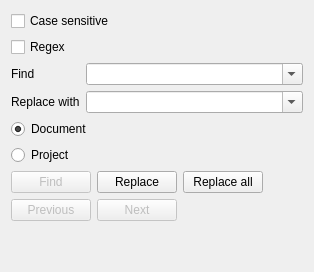
            <widget class="QWidget" name="tab">
             <attribute name="title">
              <string>Replace</string>
             </attribute>
             <layout class="QGridLayout" name="gridLayout_26">
              <item row="9" column="0">
               <spacer name="verticalSpacer_7">
                <property name="orientation">
                 <enum>Qt::Vertical</enum>
                </property>
                <property name="sizeHint" stdset="0">
                 <size>
                  <width>20</width>
                  <height>40</height>
                 </size>
                </property>
               </spacer>
              </item>
              <item row="3" column="0">
               <widget class="QRadioButton" name="radioButton_6">
                <property name="text">
                 <string>Project</string>
                </property>
               </widget>
              </item>
              <item row="4" column="0">
               <layout class="QHBoxLayout" name="horizontalLayout_14">
                <item>
                 <widget class="QPushButton" name="pushButton_2">
                  <property name="enabled">
                   <bool>false</bool>
                  </property>
                  <property name="text">
                   <string>Find</string>
                  </property>
                 </widget>
                </item>
                <item>
                 <widget class="QPushButton" name="pushButton_3">
                  <property name="text">
                   <string>Replace</string>
                  </property>
                 </widget>
                </item>
                <item>
                 <widget class="QPushButton" name="pushButton_4">
                  <property name="text">
                   <string>Replace all</string>
                  </property>
                 </widget>
                </item>
                <item>
                 <spacer name="horizontalSpacer_11">
                  <property name="orientation">
                   <enum>Qt::Horizontal</enum>
                  </property>
                  <property name="sizeHint" stdset="0">
                   <size>
                    <width>40</width>
                    <height>20</height>
                   </size>
                  </property>
                 </spacer>
                </item>
               </layout>
              </item>
              <item row="0" column="0">
               <layout class="QVBoxLayout" name="verticalLayout_12">
                <item>
                 <widget class="QCheckBox" name="checkBox_3">
                  <property name="text">
                   <string>Case sensitive</string>
                  </property>
                 </widget>
                </item>
                <item>
                 <widget class="QCheckBox" name="checkBox_2">
                  <property name="text">
                   <string>Regex</string>
                  </property>
                 </widget>
                </item>
                <item>
                 <layout class="QFormLayout" name="formLayout_5">
                  <item row="0" column="0">
                   <widget class="QLabel" name="label">
                    <property name="text">
                     <string>Find</string>
                    </property>
                   </widget>
                  </item>
                  <item row="0" column="1">
                   <widget class="QComboBox" name="comboBox_3">
                    <property name="editable">
                     <bool>true</bool>
                    </property>
                   </widget>
                  </item>
                  <item row="1" column="0">
                   <widget class="QLabel" name="label_13">
                    <property name="text">
                     <string>Replace with</string>
                    </property>
                   </widget>
                  </item>
                  <item row="1" column="1">
                   <widget class="QComboBox" name="comboBox_4">
                    <property name="editable">
                     <bool>true</bool>
                    </property>
                   </widget>
                  </item>
                 </layout>
                </item>
               </layout>
              </item>
              <item row="7" column="0">
               <layout class="QHBoxLayout" name="horizontalLayout_15">
                <item>
                 <widget class="QPushButton" name="pushButton_5">
                  <property name="enabled">
                   <bool>false</bool>
                  </property>
                  <property name="text">
                   <string>Previous</string>
                  </property>
                 </widget>
                </item>
                <item>
                 <widget class="QPushButton" name="pushButton_6">
                  <property name="enabled">
                   <bool>false</bool>
                  </property>
                  <property name="text">
                   <string>Next</string>
                  </property>
                 </widget>
                </item>
                <item>
                 <spacer name="horizontalSpacer_10">
                  <property name="orientation">
                   <enum>Qt::Horizontal</enum>
                  </property>
                  <property name="sizeHint" stdset="0">
                   <size>
                    <width>40</width>
                    <height>20</height>
                   </size>
                  </property>
                 </spacer>
                </item>
               </layout>
              </item>
              <item row="2" column="0">
               <widget class="QRadioButton" name="radioButton_5">
                <property name="text">
                 <string>Document</string>
                </property>
                <property name="checked">
                 <bool>true</bool>
                </property>
               </widget>
              </item>
             </layout>
            </widget>
